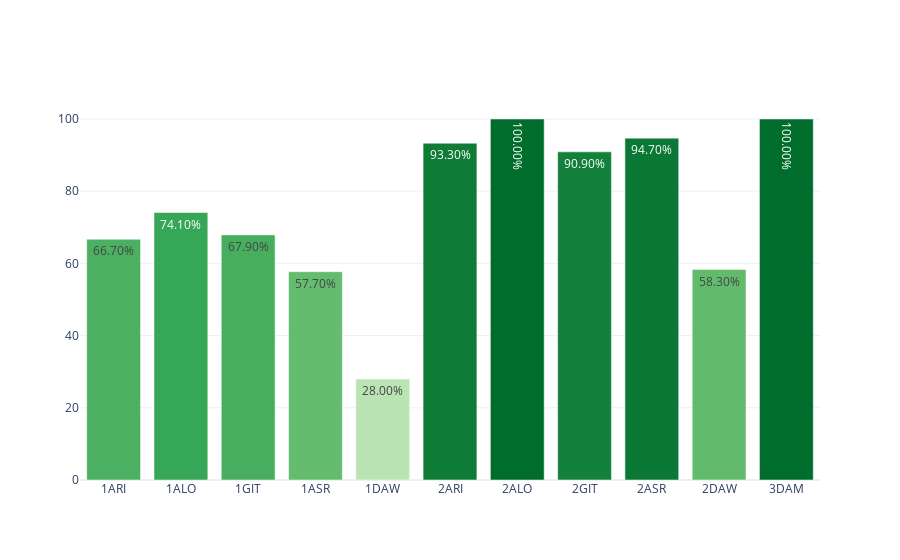

Notebook source saved alongside this figure:
### Markdown cell above
## CICLOS FORMATIVOS DE GRADO SUPERIOR

### Code cell
dfc_CFGS = loaders.get_data_by_stages(dfc, 'CFGS')
myplotly.bar_simple(dfc_CFGS.index, dfc_CFGS['éxito'])

### Figure 1 — Plotly figure (JSON) as saved in the notebook; plotly's stock layout.template omitted (floating-point values rounded to 4 significant figures)
{"data": [{"hoverinfo": "x+text", "marker": {"color": [66.7, 74.1, 67.9, 57.7, 28, 93.3, 100, 90.9, 94.7, 58.3, 100], "colorscale": [[0, "rgb(186,228,179)"], [0.3333, "rgb(116,196,118)"], [0.6667, "rgb(49,163,84)"], [1, "rgb(0,109,44)"]]}, "text": ["66.70%", "74.10%", "67.90%", "57.70%", "28.00%", "93.30%", "100.00%", "90.90%", "94.70%", "58.30%", "100.00%"], "type": "bar", "x": ["1ARI", "1ALO", "1GIT", "1ASR", "1DAW", "2ARI", "2ALO", "2GIT", "2ASR", "2DAW", "3DAM"], "y": [66.7, 74.1, 67.9, 57.7, 28, 93.3, 100, 90.9, 94.7, 58.3, 100]}], "layout": {"title": {"text": ""}}}
